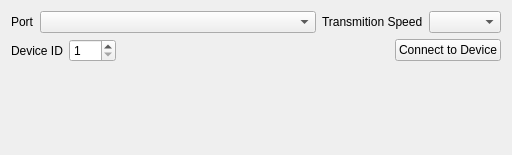
<?xml version="1.0" encoding="UTF-8"?>
<ui version="4.0">
 <class>UART_ConnectionWindow</class>
 <widget class="QWidget" name="UART_ConnectionWindow">
  <property name="geometry">
   <rect>
    <x>0</x>
    <y>0</y>
    <width>512</width>
    <height>155</height>
   </rect>
  </property>
  <property name="windowTitle">
   <string>UART_ConnectionWindow</string>
  </property>
  <layout class="QGridLayout" name="gridLayout">
   <item row="0" column="0">
    <layout class="QVBoxLayout" name="verticalLayout">
     <item>
      <layout class="QHBoxLayout" name="horizontalLayout_4">
       <item>
        <layout class="QHBoxLayout" name="horizontalLayout" stretch="0,3">
         <item>
          <widget class="QLabel" name="label">
           <property name="sizePolicy">
            <sizepolicy hsizetype="Minimum" vsizetype="Preferred">
             <horstretch>0</horstretch>
             <verstretch>0</verstretch>
            </sizepolicy>
           </property>
           <property name="text">
            <string>Port</string>
           </property>
           <property name="buddy">
            <cstring>comboBoxCOM</cstring>
           </property>
          </widget>
         </item>
         <item>
          <widget class="QComboBox" name="comboBoxCOM">
           <property name="sizePolicy">
            <sizepolicy hsizetype="Expanding" vsizetype="Fixed">
             <horstretch>0</horstretch>
             <verstretch>0</verstretch>
            </sizepolicy>
           </property>
           <property name="minimumSize">
            <size>
             <width>200</width>
             <height>0</height>
            </size>
           </property>
          </widget>
         </item>
        </layout>
       </item>
       <item>
        <layout class="QHBoxLayout" name="horizontalLayout_2">
         <item>
          <widget class="QLabel" name="label_2">
           <property name="sizePolicy">
            <sizepolicy hsizetype="Minimum" vsizetype="Preferred">
             <horstretch>0</horstretch>
             <verstretch>0</verstretch>
            </sizepolicy>
           </property>
           <property name="text">
            <string>Transmition Speed</string>
           </property>
           <property name="buddy">
            <cstring>comboBoxSpeed</cstring>
           </property>
          </widget>
         </item>
         <item>
          <widget class="QComboBox" name="comboBoxSpeed"/>
         </item>
        </layout>
       </item>
      </layout>
     </item>
     <item>
      <layout class="QHBoxLayout" name="horizontalLayout_5">
       <item>
        <layout class="QHBoxLayout" name="horizontalLayout_3">
         <item>
          <widget class="QLabel" name="label_3">
           <property name="text">
            <string>Device ID</string>
           </property>
           <property name="buddy">
            <cstring>spinBoxID</cstring>
           </property>
          </widget>
         </item>
         <item>
          <widget class="QSpinBox" name="spinBoxID">
           <property name="minimum">
            <number>1</number>
           </property>
           <property name="maximum">
            <number>127</number>
           </property>
          </widget>
         </item>
        </layout>
       </item>
       <item>
        <spacer name="horizontalSpacer">
         <property name="orientation">
          <enum>Qt::Horizontal</enum>
         </property>
         <property name="sizeHint" stdset="0">
          <size>
           <width>40</width>
           <height>20</height>
          </size>
         </property>
        </spacer>
       </item>
       <item>
        <widget class="QPushButton" name="UARTconnectButton">
         <property name="text">
          <string>Connect to Device</string>
         </property>
        </widget>
       </item>
      </layout>
     </item>
     <item>
      <widget class="QLabel" name="communicationErrorLabel">
       <property name="enabled">
        <bool>false</bool>
       </property>
       <property name="text">
        <string notr="true"/>
       </property>
      </widget>
     </item>
    </layout>
   </item>
  </layout>
 </widget>
 <layoutdefault spacing="6" margin="11"/>
 <resources/>
 <connections/>
</ui>
